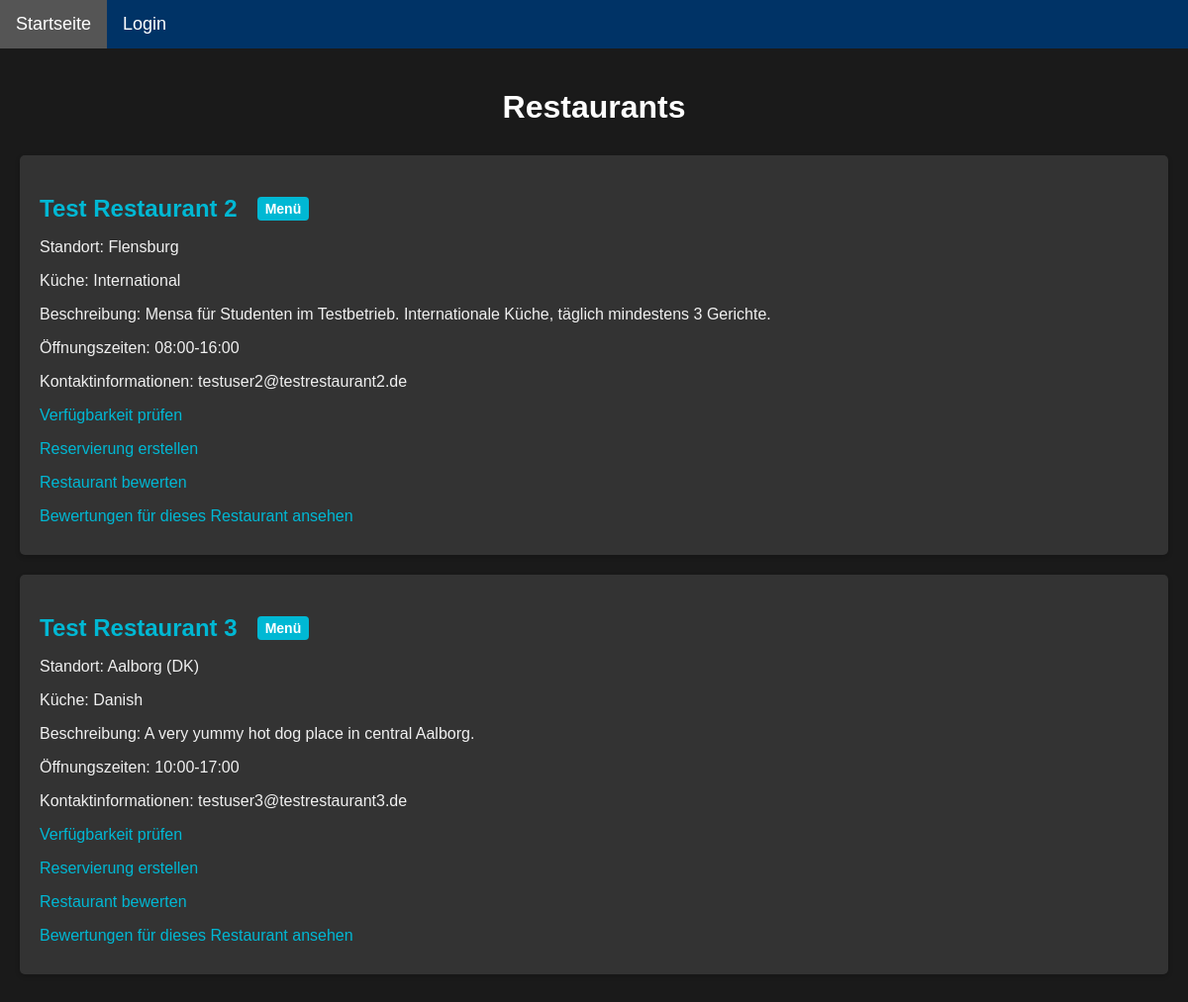
/restaurant/restaurants, run on an earlier commit of the app's database.
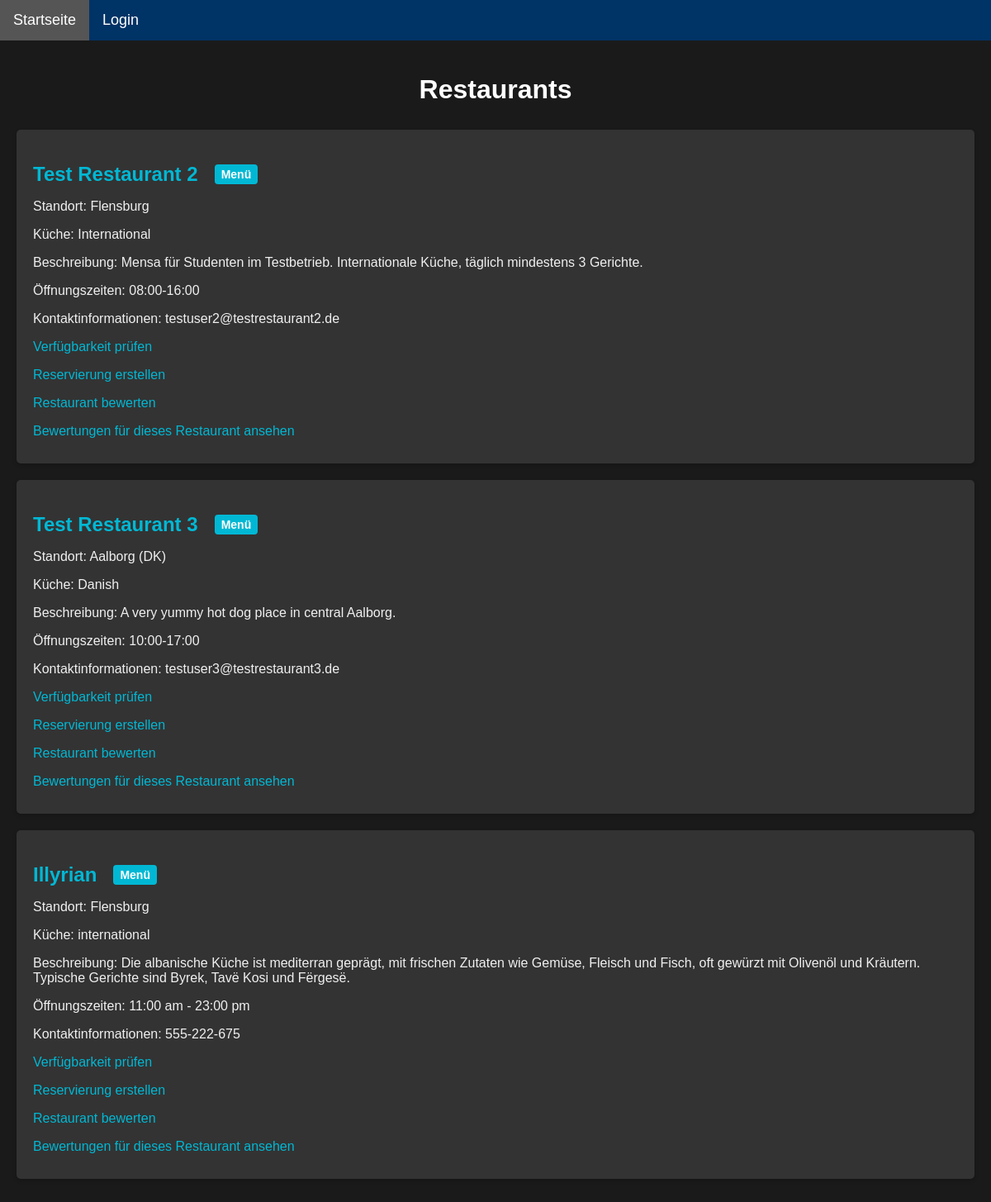
And on a later commit of the database.
### restaurant/models.py (models this page shows, shortened)
class Restaurant(models.Model):
    owner = models.ForeignKey(UserProfile, on_delete=models.CASCADE, related_name='owned_restaurants')
    name = models.CharField(max_length=100)
    location = models.CharField(max_length=100)
    cuisine = models.CharField(max_length=50, choices=Choices.PREFERENCE_CHOICES)
    description = models.TextField(blank=True)
    opening_hours = models.CharField(max_length=100)
    contact_info = models.CharField(max_length=100)
    capacity = models.IntegerField(default=0)

### restaurant/views.py (the view)
# urls.py: path("restaurants",views.restaurant_list,name="restaurant_list"),
def restaurant_list(request):
    restaurants = Restaurant.objects.all()
    return render(request, 'restaurant/restaurant_list.html', {'restaurants': restaurants})

### restaurant/templates/restaurant/restaurant_list.html (shortened to what this page needs)
{%extends 'restaurant/base.html'%}
{%load static%}
{%block extra_css%}
    <link rel="stylesheet" href="{% static 'restaurant/list_style.css' %}" type="text/css">
{%endblock%}
{%block content%}
    <div class="restaurant-list">
        <h1>Restaurants</h1>
        <ul>
            {% for restaurant in restaurants %}
            <li>
                <h2>
                    <a href="{% url 'restaurant_menu' restaurant.id %}">{{ restaurant.name }}</a>
                    <span class="menu-label">Menü</span>
                </h2>
                <p>Standort: {{ restaurant.location }}</p>
                <p>Küche: {{ restaurant.cuisine }}</p>
                <p>Beschreibung: {{ restaurant.description }}</p>
                <p>Öffnungszeiten: {{ restaurant.opening_hours }}</p>
                <p>Kontaktinformationen: {{ restaurant.contact_info }}</p>
                <p><a href="{% url 'restaurant_tables' restaurant.id %}">Verfügbarkeit prüfen</a></p>
                <p><a href="{% url 'create_reservation' restaurant.id %}">Reservierung erstellen</a></p>
                <p><a href="{% url 'create_feedback' restaurant.id %}">Restaurant bewerten</a></p>
                <p><a href="{% url 'view_feedback' restaurant.id %}">Bewertungen für dieses Restaurant ansehen</a></p>
            </li>
            {% endfor %}
        </ul>
    </div>
{%endblock%}

What changed in the data, as far as the page shows it:
added Restaurant: name "Illyrian", location "Flensburg", cuisine "international", description "Die albanische Küche ist mediterran geprägt, mit frischen Zutaten wie Gemüse, Fleisch und Fisch, oft gewürzt mit Olivenöl und Kräutern. Typische Gerichte sind Byrek, Tavë Kosi und Fërgesë.", opening_hours "11:00 am - 23:00 pm", contact_info "555-222-675"
